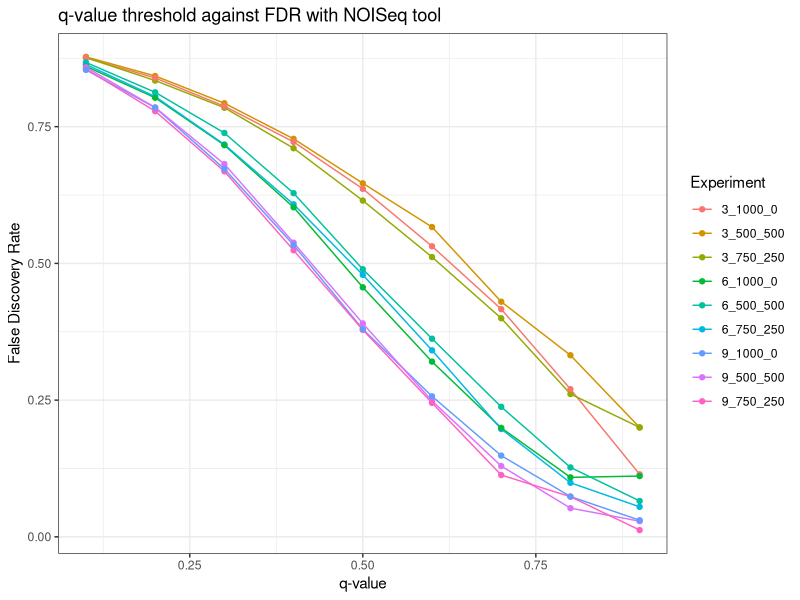
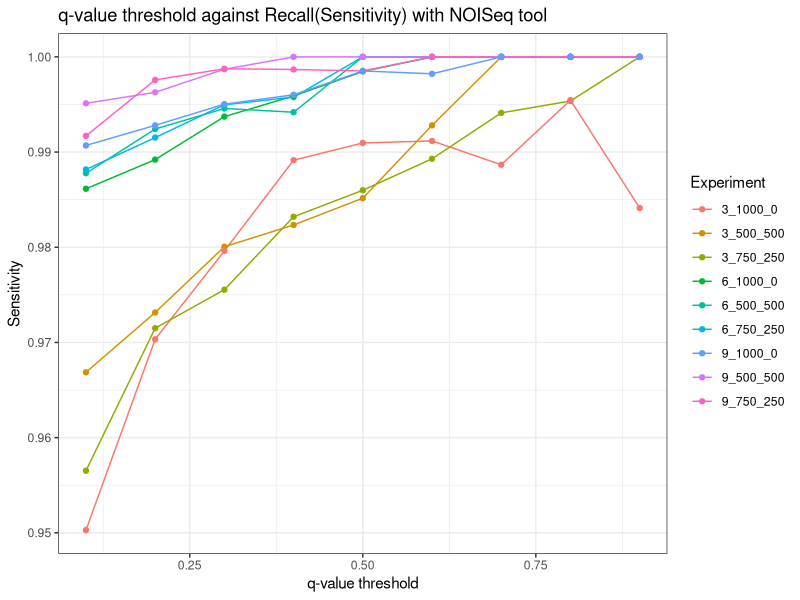
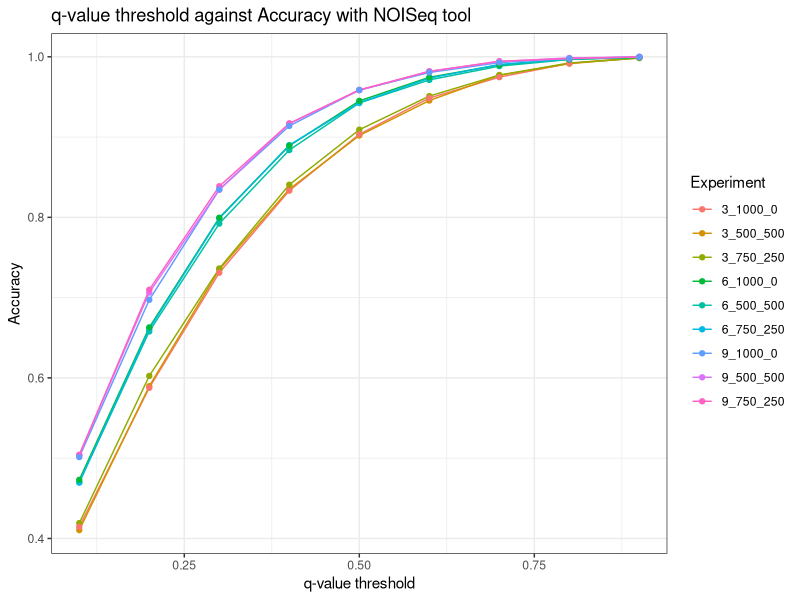
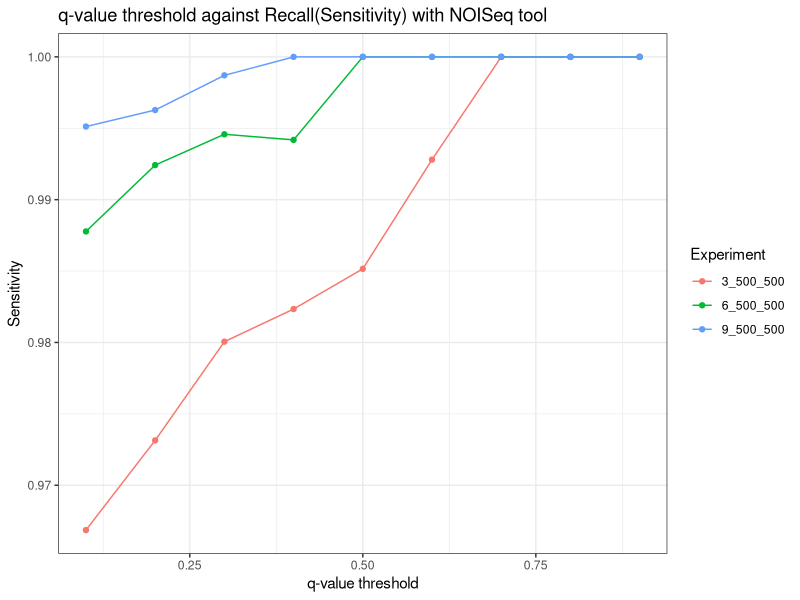
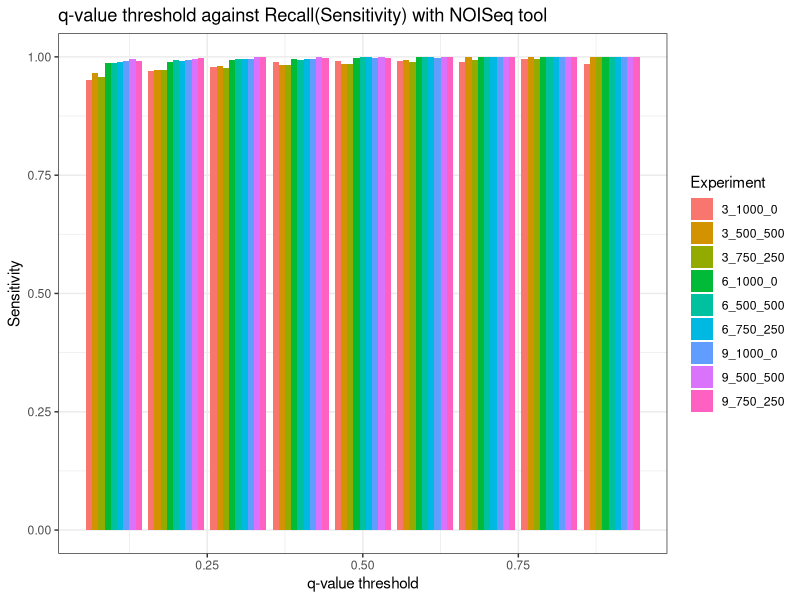

Generate these figures, in order, with R:
library(ggplot2)

# List of file paths

threshold_noiseq_data <- read.csv("Working Directory/Output/Threshold_noiseq.csv", header = TRUE)

#q-value threshold against FDR
p_fdr <- ggplot(threshold_noiseq_data, aes(x = Threshold, y = FDR, group = Experiment, color = Experiment)) +
  geom_line() +
  geom_point() +
  labs(title = "q-value threshold against FDR with NOISeq tool", x = "q-value", y = "False Discovery Rate") +
  theme_bw() 
ggsave(filename = "Working Directory/Output/Images/Threshold_FDR_Noiseq_Plot.png", plot = p_fdr, width = 6, height = 6)

#q-value threshold against Recall(Sensitivity)
p_rec <- ggplot(threshold_noiseq_data, aes(x = Threshold, y = Recall, group = Experiment, color = Experiment)) +
  geom_line() +
  geom_point() +
  labs(title = "q-value threshold against Recall(Sensitivity) with NOISeq tool", x = "q-value threshold", y = "Sensitivity") +
  theme_bw() 
ggsave(filename = "Working Directory/Output/Images/Threshold_Recall_Noiseq_Plot.png", plot = p_rec, width = 6, height = 6)

#q-value threshold against Accuracy
p_acc <- ggplot(threshold_noiseq_data, aes(x = Threshold, y = Accuracy, group = Experiment, color = Experiment)) +
  geom_line() +
  geom_point() +
  labs(title = "q-value threshold against Accuracy with NOISeq tool", x = "q-value threshold", y = "Accuracy") +
  theme_bw() 
ggsave(filename = "Working Directory/Output/Images/Threshold_Accuracy_Noiseq_Plot.png", plot = p_acc, width = 6, height = 6)


#Check sensitivity of sample size vs threshold impact
filtered_df_500_500 <- subset(threshold_noiseq_data, Experiment %in% c("3_500_500", "6_500_500", "9_500_500"))
p_sen <- ggplot(filtered_df_500_500, aes(x = Threshold, y = Recall, group = Experiment, color = Experiment)) +
  geom_line() +
  geom_point() +
  labs(title = "q-value threshold against Recall(Sensitivity) with NOISeq tool", x = "q-value threshold", y = "Sensitivity") +
  theme_bw() 
ggsave(filename = "Working Directory/Output/Images/Threshold_Recall_Noiseq_Plot_3_6_9_500_500.png", plot = p_sen, width = 6, height = 6)


#q-value threshold against Recall bar graph
p_bar <- ggplot(threshold_noiseq_data, aes(x = Threshold, y = Recall, fill = Experiment)) +
  geom_bar(stat = "identity", position = "dodge") +
  theme_bw() +
  labs(title = "q-value threshold against Recall(Sensitivity) with NOISeq tool", x = "q-value threshold", y = "Sensitivity")
ggsave(filename = "Working Directory/Output/Images/Threshold_Recall_Noiseq_Bar_Plot.png", plot = p_bar, width = 10, height = 10)
